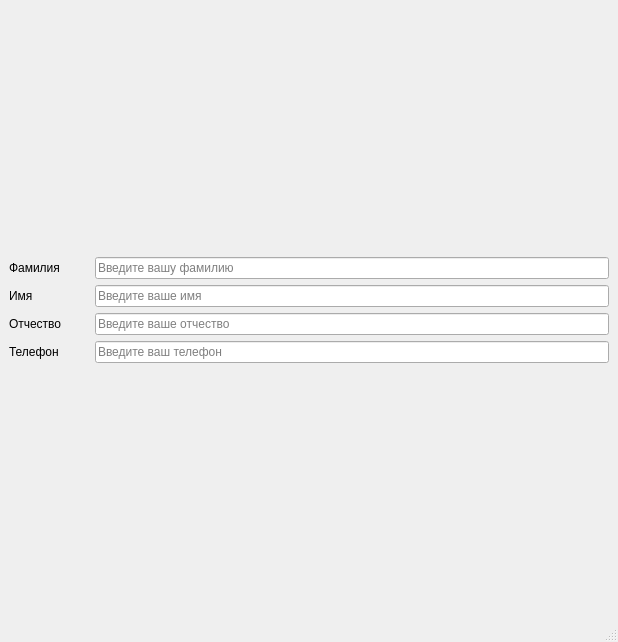
<?xml version="1.0" encoding="UTF-8"?>
<ui version="4.0">
 <class>MainWindow</class>
 <widget class="QMainWindow" name="MainWindow">
  <property name="geometry">
   <rect>
    <x>0</x>
    <y>0</y>
    <width>618</width>
    <height>642</height>
   </rect>
  </property>
  <property name="windowTitle">
   <string>MainWindow</string>
  </property>
  <widget class="QWidget" name="centralwidget">
   <layout class="QVBoxLayout" name="verticalLayout_2">
    <item>
     <layout class="QVBoxLayout" name="verticalLayout">
      <item>
       <layout class="QHBoxLayout" name="horizontalLayout">
        <item>
         <widget class="QLabel" name="label">
          <property name="minimumSize">
           <size>
            <width>80</width>
            <height>0</height>
           </size>
          </property>
          <property name="text">
           <string>Фамилия</string>
          </property>
         </widget>
        </item>
        <item>
         <widget class="QLineEdit" name="lineEdit">
          <property name="placeholderText">
           <string>Введите вашу фамилию</string>
          </property>
         </widget>
        </item>
       </layout>
      </item>
      <item>
       <layout class="QHBoxLayout" name="horizontalLayout_2">
        <item>
         <widget class="QLabel" name="label_2">
          <property name="minimumSize">
           <size>
            <width>80</width>
            <height>0</height>
           </size>
          </property>
          <property name="text">
           <string>Имя</string>
          </property>
         </widget>
        </item>
        <item>
         <widget class="QLineEdit" name="lineEdit_2">
          <property name="placeholderText">
           <string>Введите ваше имя</string>
          </property>
         </widget>
        </item>
       </layout>
      </item>
      <item>
       <layout class="QHBoxLayout" name="horizontalLayout_4">
        <item>
         <widget class="QLabel" name="label_4">
          <property name="minimumSize">
           <size>
            <width>80</width>
            <height>0</height>
           </size>
          </property>
          <property name="text">
           <string>Отчество</string>
          </property>
         </widget>
        </item>
        <item>
         <widget class="QLineEdit" name="lineEdit_4">
          <property name="placeholderText">
           <string>Введите ваше отчество</string>
          </property>
         </widget>
        </item>
       </layout>
      </item>
      <item>
       <layout class="QHBoxLayout" name="horizontalLayout_5">
        <item>
         <widget class="QLabel" name="label_5">
          <property name="minimumSize">
           <size>
            <width>80</width>
            <height>0</height>
           </size>
          </property>
          <property name="text">
           <string>Телефон</string>
          </property>
         </widget>
        </item>
        <item>
         <widget class="QLineEdit" name="lineEdit_5">
          <property name="placeholderText">
           <string>Введите ваш телефон</string>
          </property>
         </widget>
        </item>
       </layout>
      </item>
     </layout>
    </item>
   </layout>
  </widget>
  <widget class="QMenuBar" name="menubar">
   <property name="geometry">
    <rect>
     <x>0</x>
     <y>0</y>
     <width>618</width>
     <height>22</height>
    </rect>
   </property>
  </widget>
  <widget class="QStatusBar" name="statusbar"/>
 </widget>
 <resources/>
 <connections/>
</ui>
